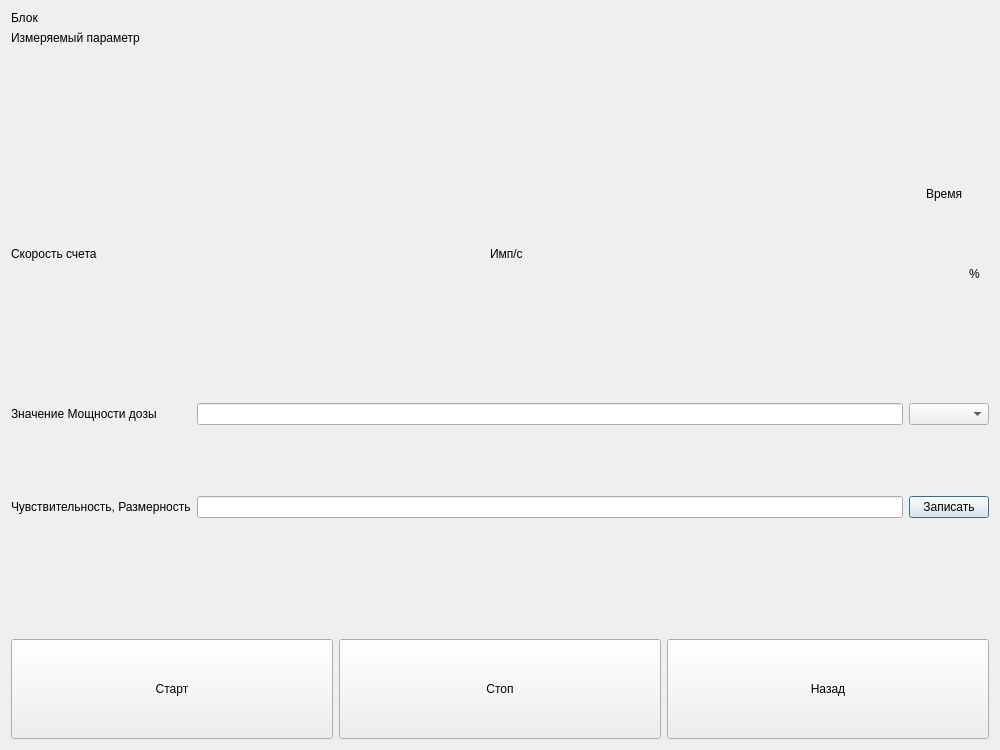
<?xml version="1.0" encoding="UTF-8"?>
<ui version="4.0">
 <class>Gamma_BDG_verify</class>
 <widget class="QDialog" name="Gamma_BDG_verify">
  <property name="geometry">
   <rect>
    <x>0</x>
    <y>0</y>
    <width>1000</width>
    <height>750</height>
   </rect>
  </property>
  <property name="windowTitle">
   <string>Dialog</string>
  </property>
  <layout class="QVBoxLayout" name="verticalLayout_3">
   <item>
    <widget class="QLabel" name="label_4">
     <property name="text">
      <string>Блок</string>
     </property>
    </widget>
   </item>
   <item>
    <widget class="QLabel" name="label_9">
     <property name="text">
      <string>Измеряемый параметр</string>
     </property>
    </widget>
   </item>
   <item>
    <spacer name="verticalSpacer_5">
     <property name="orientation">
      <enum>Qt::Vertical</enum>
     </property>
     <property name="sizeHint" stdset="0">
      <size>
       <width>20</width>
       <height>25</height>
      </size>
     </property>
    </spacer>
   </item>
   <item>
    <layout class="QHBoxLayout" name="horizontalLayout_5">
     <item>
      <layout class="QVBoxLayout" name="verticalLayout">
       <item>
        <layout class="QHBoxLayout" name="horizontalLayout_3">
         <item>
          <spacer name="horizontalSpacer">
           <property name="orientation">
            <enum>Qt::Horizontal</enum>
           </property>
           <property name="sizeHint" stdset="0">
            <size>
             <width>40</width>
             <height>20</height>
            </size>
           </property>
          </spacer>
         </item>
         <item>
          <widget class="QLabel" name="label_3">
           <property name="sizePolicy">
            <sizepolicy hsizetype="Preferred" vsizetype="Minimum">
             <horstretch>0</horstretch>
             <verstretch>0</verstretch>
            </sizepolicy>
           </property>
           <property name="text">
            <string>Время</string>
           </property>
          </widget>
         </item>
        </layout>
       </item>
       <item>
        <layout class="QHBoxLayout" name="horizontalLayout_2">
         <item>
          <widget class="QLabel" name="label">
           <property name="text">
            <string>Скорость счета</string>
           </property>
          </widget>
         </item>
         <item>
          <widget class="QLabel" name="label_2">
           <property name="text">
            <string>Имп/с</string>
           </property>
          </widget>
         </item>
        </layout>
       </item>
      </layout>
     </item>
     <item>
      <layout class="QVBoxLayout" name="verticalLayout_2">
       <item>
        <spacer name="verticalSpacer">
         <property name="orientation">
          <enum>Qt::Vertical</enum>
         </property>
         <property name="sizeHint" stdset="0">
          <size>
           <width>20</width>
           <height>40</height>
          </size>
         </property>
        </spacer>
       </item>
       <item>
        <layout class="QHBoxLayout" name="horizontalLayout_4">
         <item>
          <widget class="QLabel" name="label_5">
           <property name="text">
            <string>%</string>
           </property>
          </widget>
         </item>
        </layout>
       </item>
      </layout>
     </item>
    </layout>
   </item>
   <item>
    <spacer name="verticalSpacer_2">
     <property name="orientation">
      <enum>Qt::Vertical</enum>
     </property>
     <property name="sizeHint" stdset="0">
      <size>
       <width>20</width>
       <height>26</height>
      </size>
     </property>
    </spacer>
   </item>
   <item>
    <layout class="QGridLayout" name="gridLayout">
     <item row="0" column="1">
      <widget class="QLineEdit" name="lineEdit"/>
     </item>
     <item row="0" column="0">
      <widget class="QLabel" name="label_6">
       <property name="text">
        <string>Значение Мощности дозы</string>
       </property>
      </widget>
     </item>
     <item row="2" column="0">
      <widget class="QLabel" name="label_7">
       <property name="text">
        <string>Чувствительность, Размерность</string>
       </property>
      </widget>
     </item>
     <item row="0" column="2">
      <widget class="QComboBox" name="comboBox"/>
     </item>
     <item row="2" column="2">
      <widget class="QPushButton" name="pushButton_4">
       <property name="text">
        <string>Записать</string>
       </property>
      </widget>
     </item>
     <item row="2" column="1">
      <widget class="QLineEdit" name="lineEdit_2"/>
     </item>
     <item row="1" column="1">
      <spacer name="verticalSpacer_4">
       <property name="orientation">
        <enum>Qt::Vertical</enum>
       </property>
       <property name="sizeHint" stdset="0">
        <size>
         <width>20</width>
         <height>40</height>
        </size>
       </property>
      </spacer>
     </item>
    </layout>
   </item>
   <item>
    <spacer name="verticalSpacer_3">
     <property name="orientation">
      <enum>Qt::Vertical</enum>
     </property>
     <property name="sizeHint" stdset="0">
      <size>
       <width>20</width>
       <height>25</height>
      </size>
     </property>
    </spacer>
   </item>
   <item>
    <layout class="QHBoxLayout" name="horizontalLayout">
     <item>
      <widget class="QPushButton" name="pushButton_2">
       <property name="sizePolicy">
        <sizepolicy hsizetype="Minimum" vsizetype="Maximum">
         <horstretch>0</horstretch>
         <verstretch>100</verstretch>
        </sizepolicy>
       </property>
       <property name="minimumSize">
        <size>
         <width>0</width>
         <height>100</height>
        </size>
       </property>
       <property name="text">
        <string>Старт</string>
       </property>
      </widget>
     </item>
     <item>
      <widget class="QPushButton" name="pushButton_3">
       <property name="sizePolicy">
        <sizepolicy hsizetype="Minimum" vsizetype="Maximum">
         <horstretch>0</horstretch>
         <verstretch>100</verstretch>
        </sizepolicy>
       </property>
       <property name="minimumSize">
        <size>
         <width>0</width>
         <height>100</height>
        </size>
       </property>
       <property name="text">
        <string>Стоп</string>
       </property>
      </widget>
     </item>
     <item>
      <widget class="QPushButton" name="pushButton">
       <property name="sizePolicy">
        <sizepolicy hsizetype="Minimum" vsizetype="Maximum">
         <horstretch>0</horstretch>
         <verstretch>100</verstretch>
        </sizepolicy>
       </property>
       <property name="minimumSize">
        <size>
         <width>0</width>
         <height>100</height>
        </size>
       </property>
       <property name="text">
        <string>Назад</string>
       </property>
      </widget>
     </item>
    </layout>
   </item>
  </layout>
 </widget>
 <resources/>
 <connections/>
</ui>
